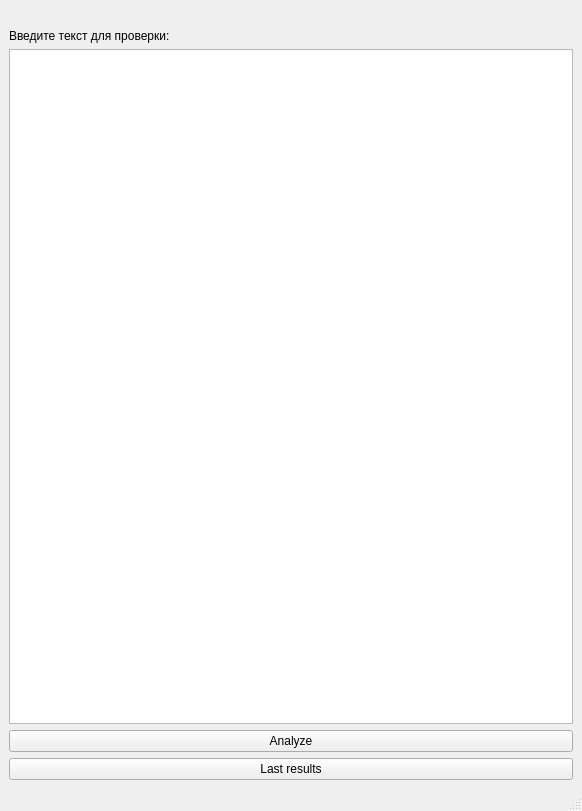
<?xml version="1.0" encoding="UTF-8"?>
<ui version="4.0">
 <class>MainWindow</class>
 <widget class="QMainWindow" name="MainWindow">
  <property name="geometry">
   <rect>
    <x>0</x>
    <y>0</y>
    <width>582</width>
    <height>811</height>
   </rect>
  </property>
  <property name="windowTitle">
   <string>MainWindow</string>
  </property>
  <widget class="QWidget" name="centralwidget">
   <layout class="QVBoxLayout" name="verticalLayout">
    <item>
     <widget class="QLabel" name="label">
      <property name="layoutDirection">
       <enum>Qt::LeftToRight</enum>
      </property>
      <property name="text">
       <string/>
      </property>
      <property name="pixmap">
       <pixmap>RAGE_ALERT.png</pixmap>
      </property>
      <property name="alignment">
       <set>Qt::AlignCenter</set>
      </property>
     </widget>
    </item>
    <item>
     <widget class="QLabel" name="label_2">
      <property name="styleSheet">
       <string notr="true">font: 75 15pt &quot;Times New Roman&quot;;</string>
      </property>
      <property name="text">
       <string>Введите текст для проверки:</string>
      </property>
     </widget>
    </item>
    <item>
     <widget class="QPlainTextEdit" name="plainTextEdit"/>
    </item>
    <item>
     <widget class="QPushButton" name="pushButton">
      <property name="text">
       <string>Analyze</string>
      </property>
     </widget>
    </item>
    <item>
     <widget class="QPushButton" name="resButton">
      <property name="text">
       <string>Last results</string>
      </property>
     </widget>
    </item>
   </layout>
  </widget>
  <widget class="QMenuBar" name="menubar">
   <property name="geometry">
    <rect>
     <x>0</x>
     <y>0</y>
     <width>582</width>
     <height>26</height>
    </rect>
   </property>
  </widget>
  <widget class="QStatusBar" name="statusbar"/>
 </widget>
 <resources>
  <include location="image.qrc"/>
 </resources>
 <connections/>
</ui>
